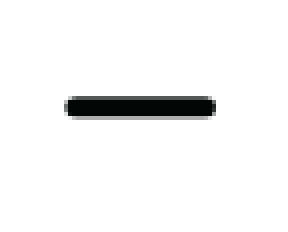
#> input picture match_data/minus.png, 72 x 58 px (shown 4 times larger)
$ python maru.py match_data/minus.png   (older library calls are emulated)
#> lines starting #> are read from the running program, lines starting #| are printed output that depends on the picture
#marutsukekun.py
import cv2
import numpy as np
import sys
import math

args = sys.argv
img = cv2.imread(args[1],0)
#> img: shape (58, 72); min 4, max 255, mean 244
img2 = img.copy()

####計算記号を検出####
#マッチングさせる記号ファイルがある場所
tempfile = ['match_data/plus.png', 'match_data/minus.png', 'match_data/times.png',
            'match_data/divide.png']
#出力させる記号の配列
sign = ["+","-","×","÷"]
max_sign = 0
#最大類似度の場所
place = 0
#最大類似度
t_o_m = [0]
for temp in tempfile:
    template = cv2.imread(temp,0)
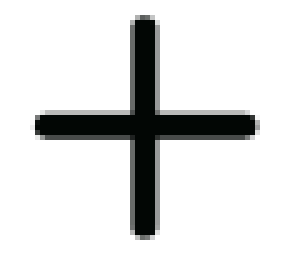
#> input picture match_data/plus.png, 58 x 54 px (shown 5 times larger)
#> template: shape (54, 58); min 4, max 255, mean 222.1
    w, h = template.shape[::-1]
#> w = 58; h = 54
    img = img2.copy()

    # Apply template Matching
    res = cv2.matchTemplate(img,template,cv2.TM_CCOEFF_NORMED)

    min_val, max_val, min_loc, max_loc = cv2.minMaxLoc(res)
#> min_val = 0.322; max_val = 0.636; min_loc = (14, 4); max_loc = (6, 2)

    top_left = max_loc
#> top_left = (6, 2)
    bottom_right = (top_left[0] + w, top_left[1] + h)
#> bottom_right = (64, 56)

    cv2.rectangle(img,top_left, bottom_right, 0, 2)
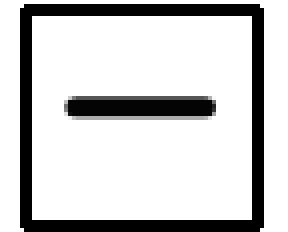
#> img: shape (58, 72) (shown 4 times larger); min 0, max 255, mean 203.2
#> pass 3 of the loop `for temp in tempfile:`:
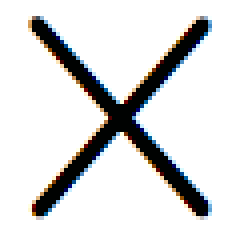
#> input picture match_data/times.png, 62 x 62 px (shown 4 times larger)
#> `template = cv2.imread(temp,0)`:
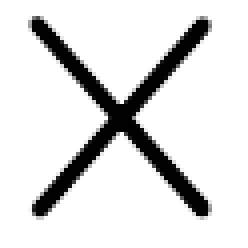
#> template: shape (62, 62) (shown 4 times larger); min 1, max 255, mean 220.6
#> (the run stopped early here; a loop or call above may not have finished)
